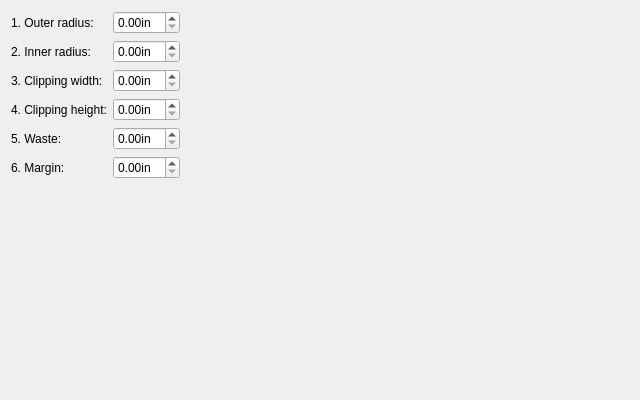
<?xml version="1.0" encoding="UTF-8"?>
<ui version="4.0">
 <class>TemplateDesignerCdPage</class>
 <widget class="QWidget" name="TemplateDesignerCdPage">
  <property name="geometry">
   <rect>
    <x>0</x>
    <y>0</y>
    <width>640</width>
    <height>400</height>
   </rect>
  </property>
  <property name="sizePolicy">
   <sizepolicy hsizetype="Minimum" vsizetype="Minimum">
    <horstretch>0</horstretch>
    <verstretch>0</verstretch>
   </sizepolicy>
  </property>
  <property name="minimumSize">
   <size>
    <width>640</width>
    <height>400</height>
   </size>
  </property>
  <property name="windowTitle">
   <string>Form</string>
  </property>
  <layout class="QGridLayout" name="gridLayout_2">
   <item row="0" column="0">
    <layout class="QHBoxLayout" name="horizontalLayout">
     <item>
      <layout class="QGridLayout" name="gridLayout">
       <item row="2" column="1">
        <widget class="QDoubleSpinBox" name="xClipSpin">
         <property name="accelerated">
          <bool>true</bool>
         </property>
         <property name="suffix">
          <string notr="true">in</string>
         </property>
        </widget>
       </item>
       <item row="5" column="0">
        <widget class="QLabel" name="label_7">
         <property name="text">
          <string>6. Margin:</string>
         </property>
        </widget>
       </item>
       <item row="0" column="0">
        <widget class="QLabel" name="label_2">
         <property name="text">
          <string>1. Outer radius:</string>
         </property>
        </widget>
       </item>
       <item row="6" column="1">
        <spacer name="verticalSpacer_2">
         <property name="orientation">
          <enum>Qt::Vertical</enum>
         </property>
         <property name="sizeHint" stdset="0">
          <size>
           <width>20</width>
           <height>40</height>
          </size>
         </property>
        </spacer>
       </item>
       <item row="3" column="0">
        <widget class="QLabel" name="label_5">
         <property name="text">
          <string>4. Clipping height:</string>
         </property>
        </widget>
       </item>
       <item row="1" column="0">
        <widget class="QLabel" name="label_3">
         <property name="text">
          <string>2. Inner radius:</string>
         </property>
        </widget>
       </item>
       <item row="2" column="0">
        <widget class="QLabel" name="label_4">
         <property name="text">
          <string>3. Clipping width:</string>
         </property>
        </widget>
       </item>
       <item row="1" column="1">
        <widget class="QDoubleSpinBox" name="r2Spin">
         <property name="accelerated">
          <bool>true</bool>
         </property>
         <property name="suffix">
          <string notr="true">in</string>
         </property>
        </widget>
       </item>
       <item row="0" column="1">
        <widget class="QDoubleSpinBox" name="r1Spin">
         <property name="accelerated">
          <bool>true</bool>
         </property>
         <property name="suffix">
          <string notr="true">in</string>
         </property>
        </widget>
       </item>
       <item row="5" column="1">
        <widget class="QDoubleSpinBox" name="marginSpin">
         <property name="accelerated">
          <bool>true</bool>
         </property>
         <property name="suffix">
          <string notr="true">in</string>
         </property>
        </widget>
       </item>
       <item row="4" column="1">
        <widget class="QDoubleSpinBox" name="wasteSpin">
         <property name="accelerated">
          <bool>true</bool>
         </property>
         <property name="suffix">
          <string notr="true">in</string>
         </property>
        </widget>
       </item>
       <item row="3" column="1">
        <widget class="QDoubleSpinBox" name="yClipSpin">
         <property name="accelerated">
          <bool>true</bool>
         </property>
         <property name="suffix">
          <string notr="true">in</string>
         </property>
        </widget>
       </item>
       <item row="4" column="0">
        <widget class="QLabel" name="label_6">
         <property name="text">
          <string>5. Waste:</string>
         </property>
        </widget>
       </item>
      </layout>
     </item>
     <item>
      <widget class="QLabel" name="label">
       <property name="sizePolicy">
        <sizepolicy hsizetype="Expanding" vsizetype="Preferred">
         <horstretch>0</horstretch>
         <verstretch>0</verstretch>
        </sizepolicy>
       </property>
       <property name="text">
        <string/>
       </property>
       <property name="pixmap">
        <pixmap resource="../images.qrc">:/images/TemplateDesigner/ex-cd-size.png</pixmap>
       </property>
       <property name="alignment">
        <set>Qt::AlignCenter</set>
       </property>
      </widget>
     </item>
    </layout>
   </item>
   <item row="1" column="0">
    <spacer name="verticalSpacer">
     <property name="orientation">
      <enum>Qt::Vertical</enum>
     </property>
     <property name="sizeHint" stdset="0">
      <size>
       <width>20</width>
       <height>65</height>
      </size>
     </property>
    </spacer>
   </item>
  </layout>
 </widget>
 <resources>
  <include location="../images.qrc"/>
 </resources>
 <connections/>
</ui>
